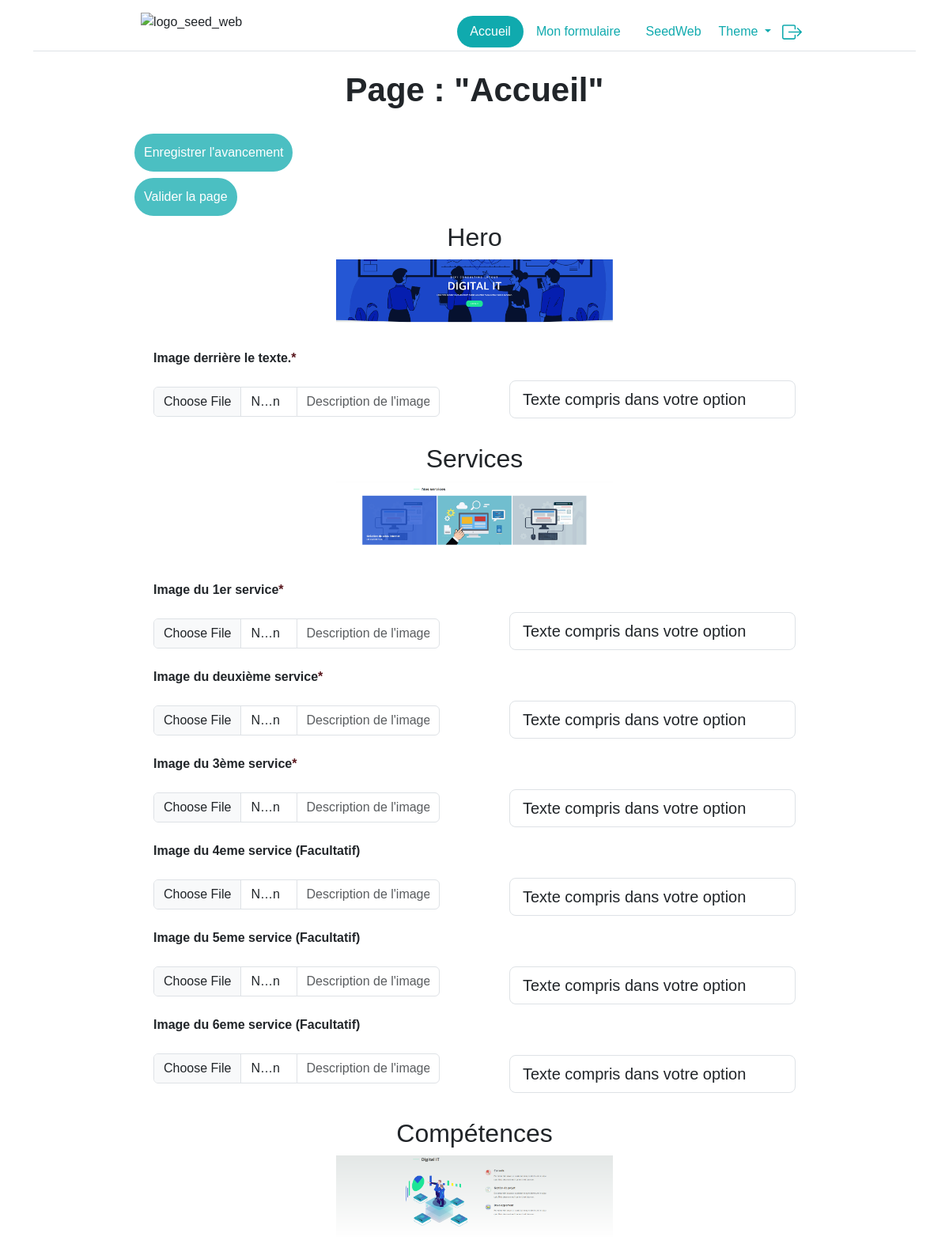
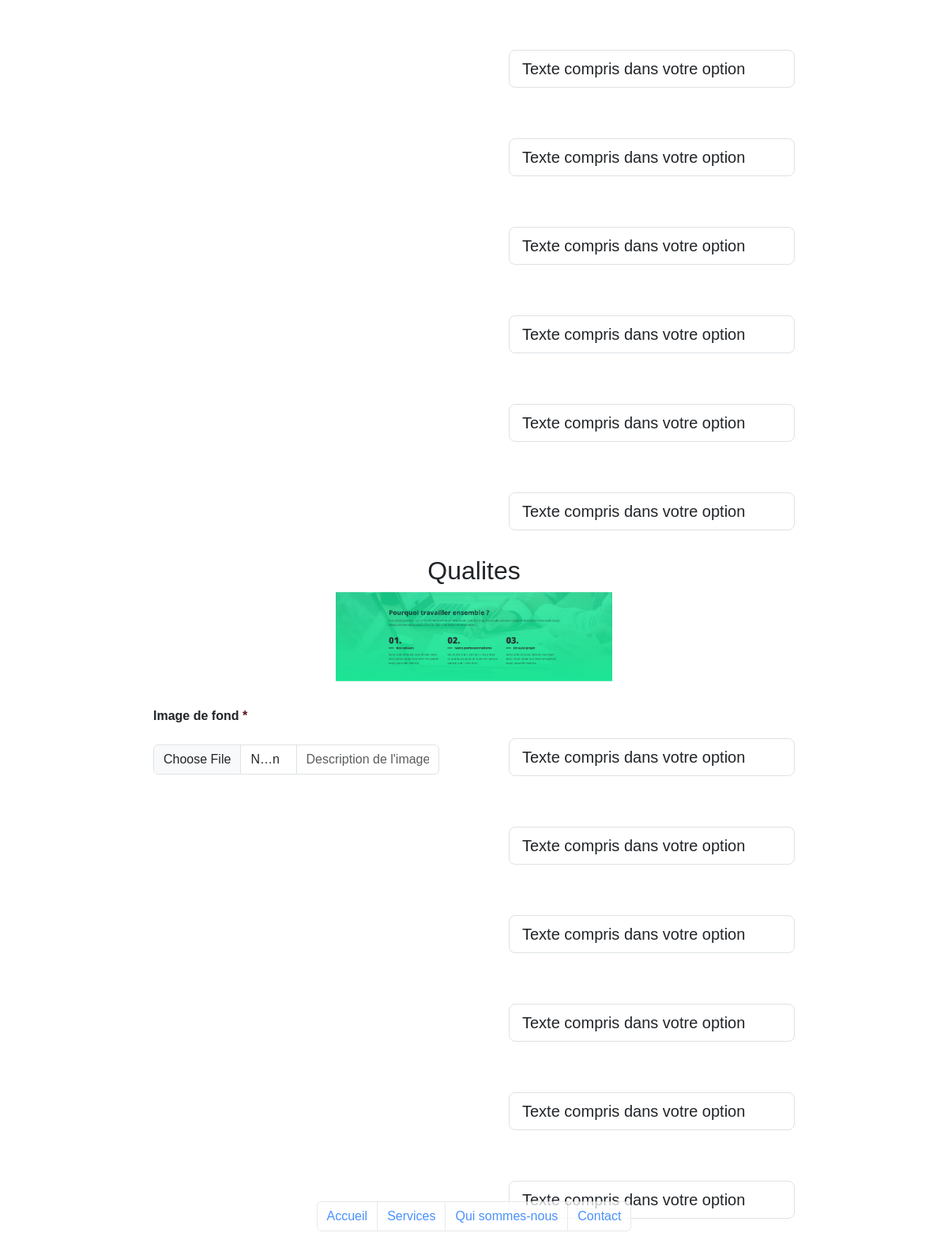
/mes_formulaires/index.php (signed in), run on the app's committed database (2 pictures, top to bottom).
### tables this page shows
CREATE TABLE `page` (
  `id` int(11) NOT NULL,
  `site_id` int(11) NOT NULL,
  `nom` varchar(255) NOT NULL
);

CREATE TABLE `section` (
  `id` int(11) NOT NULL,
  `nom` varchar(255) NOT NULL
);

CREATE TABLE `image` (
  `id` int(11) NOT NULL,
  `section_id` int(11) NOT NULL,
  `page_id` int(11) NOT NULL,
  `nom` varchar(255) NOT NULL,
  `path` text NOT NULL,
  `description` varchar(35) DEFAULT NULL,
  `facultatif` tinyint(1) NOT NULL,
  `alt` varchar(50) DEFAULT NULL
);

CREATE TABLE `texte` (
  `id` int(11) NOT NULL,
  `section_id` int(11) NOT NULL,
  `page_id` int(11) NOT NULL,
  `nom` varchar(255) NOT NULL,
  `contenu` text NOT NULL,
  `taille` int(4) NOT NULL,
  `facultatif` tinyint(1) NOT NULL
);

### mes_formulaires/index.php (the view, shortened to what this page needs)
<?php
include("../config/dbconnection.php");
    ?>
<!DOCTYPE HTML>
<html lang="fr" data-bs-theme="<?=$_SESSION["theme"]?>">
    <head>
        <link href="https://cdn.jsdelivr.net/npm/bootstrap@5.3.0-alpha1/dist/css/bootstrap.min.css" rel="stylesheet">
        <link rel="stylesheet" href="../css/style.css">
    </head>
    <body class="text-center w-100 m-auto">
<?php
include("../includes/header.php");
if(isset($_SESSION["role"])){
    if($_SESSION["role"] == "client"){
        $id = $_SESSION["id_client"];
        $req_site = $db->query("SELECT * FROM site where client_id = '$id'");
        $req_section = $db->query("SELECT * FROM section");
        $data_section = $req_section->fetchAll();
        $data_site = $req_site->fetch();
        if(!empty($data_site)){
        $id_site = $data_site["id"];
        $id_modele = $data_site["modele_id"];
        $req_modele = $db->query("SELECT nom FROM modele where id = '$id_modele'");
        $data_modele = $req_modele->fetch();
        $req_page = $db->query("SELECT * FROM page where site_id = '$id_site'");
        $nbPageSiteClient = $req_page->rowCount();
        $data_page = $req_page->fetchAll();
        $nbEltParPage = 1;
        $nbTotalDePage = $nbPageSiteClient/$nbEltParPage;
        $page = $data_page[$_GET["page"]];
        ?>
        <form method="POST" action="" enctype='multipart/form-data'>
            <div  class="row w-75 mr-12-5 ml-12-5">
                <div class="col w-50">
                    <h1 class="text-center">Page : "<?=$page['nom']?>"</h1>
                    <div class="opacity-75">
                        <div class="m-2 text-center">
                            <input type="submit" name="save_state" value="Enregistrer l'avancement" class="p-2 border_white color_white nav-link bgSeed rounded-pill w-auto">
                        </div>
                        <div class="m-2 text-center">
                            <input type="submit" name="save_page" value="Valider la page" class="p-2 border_white color_white nav-link bgSeed rounded-pill w-auto">
                        </div>
                    </div>
                </div>
        <?php
        foreach($data_section as $section){
            $id_section = $section["id"];
            $id=$page["id"];
            $nom_section = $section['nom'];
            $data_option = $db->query("SELECT * FROM avoiroption where page = '$id' ")->fetch();
            $req_image = $db->query("SELECT * FROM image where page_id = '$id' and section_id = '$id_section' order by nom");
            $req_texte = $db->query("SELECT * FROM texte where page_id = '$id' and section_id = '$id_section' order by nom");
            $data_image = $req_image->fetchAll();
            $data_texte = $req_texte->fetchAll();
            if(!empty($data_image) or !empty($data_texte)){
                $array_space = array(" ");
                $nom_page = str_replace($array_space, "-", $page["nom"]);
                $nom_section2 = str_replace($array_space, "-", $section["nom"]);
                $src_img = strtolower("../img/".$data_modele["nom"]. "_". $nom_page . "_". $nom_section2 . ".png");
                ?>
                <h2 class="text-center"><?=$nom_section?></h2>
                <div class="w-100 text-center">
                    <img src="<?=$src_img?>"  style="max-width: 40%; height: auto;" alt="Image_section_<?=$section["nom"]?>">
                </div>
                <div class="w-50 m-2 col">
                <?php
                foreach($data_image as $image){
                    $nomImg = $image['nom'];
                    $alt = $image['alt'];
                    $description = $image["description"];
                    $facultatif = "Non";
                    if($image['facultatif'] == true){$facultatif = "Oui";}
                ?>
                <div class="m-4">
                <p class="text-start "><label for="formFileLg" class="form-label fw-bold"><?php if(empty($description)){echo $nomImg;}else{echo $description;}; if($facultatif == "Non"){echo "<span class=\"text-danger-emphasis\">*</span>";}else{echo "<span> (Facultatif)</span>";}?></label></p>
                    <div class="input-group">
                        <input class="form-control" title="" id="formFileLg" idImage="<?=$image["id"]?>" name="<?=$nomImg?>" accept=".jpeg,.pdf,.png,.jpg,.svg,.webp,.gif" type="file"/>
                        <input type="text" aria-label="Last name" name="<?=$nomImg?>-alt" maxlength="30" value="<?=$alt?>" placeholder="Description de l'image" class="form-control">
                    </div>
                </div>
<?php
                    }
?>
                </div>
                <div class="w-50 m-2 col" >
<?php
                foreach($data_texte as $texte){
                    $array_space = array(" ");
                    $nomTxt = str_replace($array_space, "-", $texte['nom']);
                    if(!empty($data_option)){
?>
                    <div class="m-4">
                        <p class="text-start"><label for="" class="form-label fw-bold"></label></p>
                        <input class="form-control form-control-lg input_counter" value="Texte compris dans votre option" id="formFileLg"  idTexte="<?=$texte["id"]?>" maxlength="31" minlength="31" name="<?=$nomTxt?>" type="text" readonly>
                    </div>
                        <?php
                    }
                }
            ?>
                </div>
            <?php
        }
    }
?>
                </div>
            </form>
            <div class="container fixed-bottom opacity-75" id="pagination">
                    <nav aria-label="Page Navigation">
                        <ul class="pagination justify-content-center">
                    <?php
                        for ($i=1; $i<=$nbTotalDePage ; $i++) {
                    ?>
                    <li class="page-item"><a class="page-link" href="index.php?page=<?=$i-1?>"><?=$data_page[$i-1]["nom"]?></a></li>
                    <?php
                        }
                    ?>
                        </ul>
                    </nav>
            </div>
        <?php
}else{
?>
<h1>Pas encore de site</h1>
<?php
}}else{
?>
<h1>Pas d'autorisation pour accéder à cette page.</h1>
<?php
}}
    include("../includes/layout_bottom.php");
?>

### css/style.css (style rules this page uses)
.color_white { color: #FFFFFF; }
.border_white { border: 4px solid #10aaae; }
* { font-family: 'Nunito', sans-serif; }
h1 { font-family: 'Nunito', sans-serif; }
.mr-12-5 { margin-right: 12.5%; }
.ml-12-5 { margin-left: 12.5%; }
.bgSeed { background-color: #10aaae !important; }
h1 { font-size: 42px; font-weight: 600; margin: 0 0 30px; }
* { box-sizing: border-box; }

### data on the page
page: nom "Accueil"
section: nom "Hero", shows a picture
image: description "Image derrière le texte."
section: nom "Services", shows a picture
image: description "Image du 1er service"
image: description "Image du deuxième service"
image: description "Image du 3ème service"
image: description "Image du 4eme service", facultatif "(Facultatif)"
image: description "Image du 5eme service", facultatif "(Facultatif)"
image: description "Image du 6eme service", facultatif "(Facultatif)"
section: nom "Compétences", shows a picture
section: nom "Qualites", shows a picture
image: description "Image de fond"
page: nom "Services"
page: nom "Qui sommes-nous"
page: nom "Contact"
